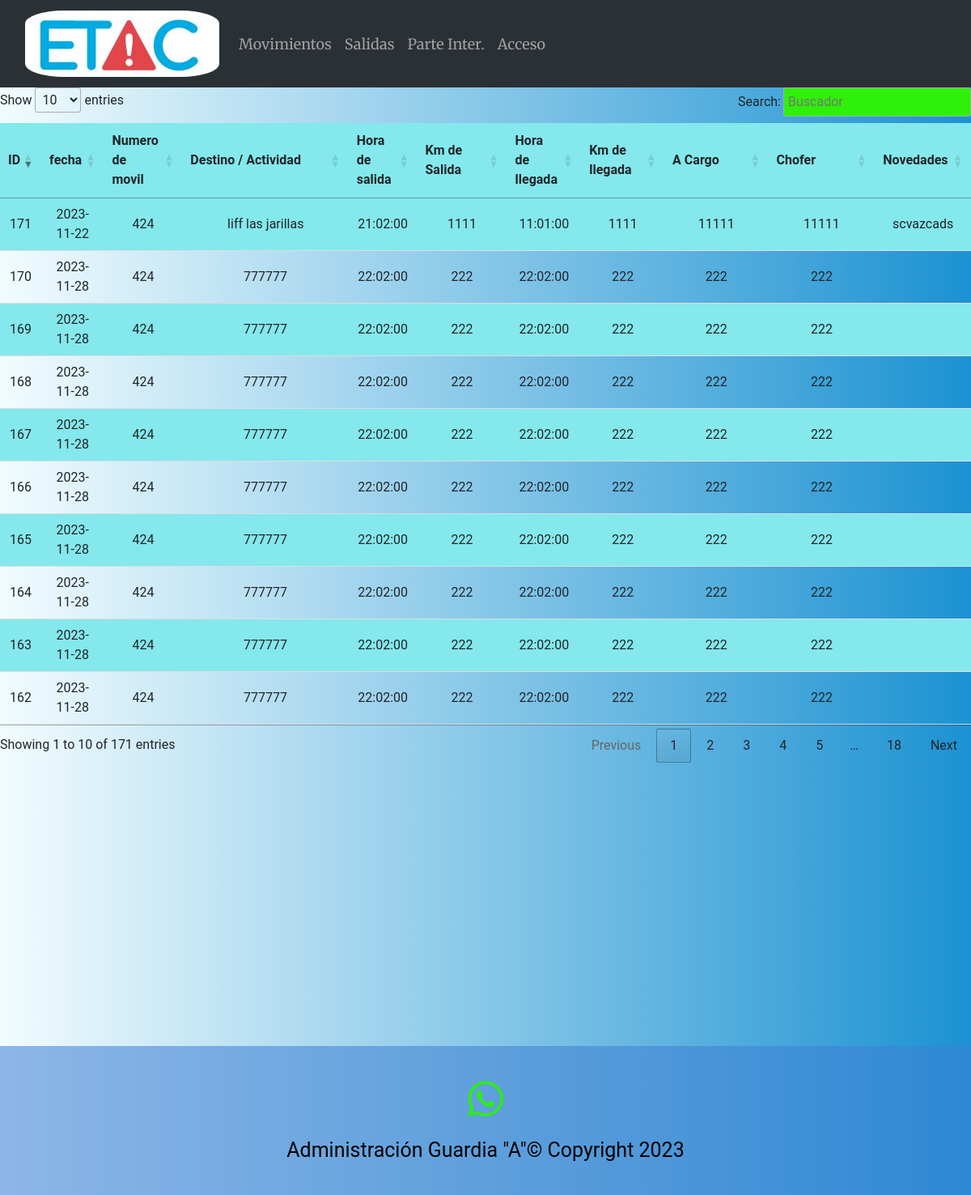
The app's page /movimientos, older data.
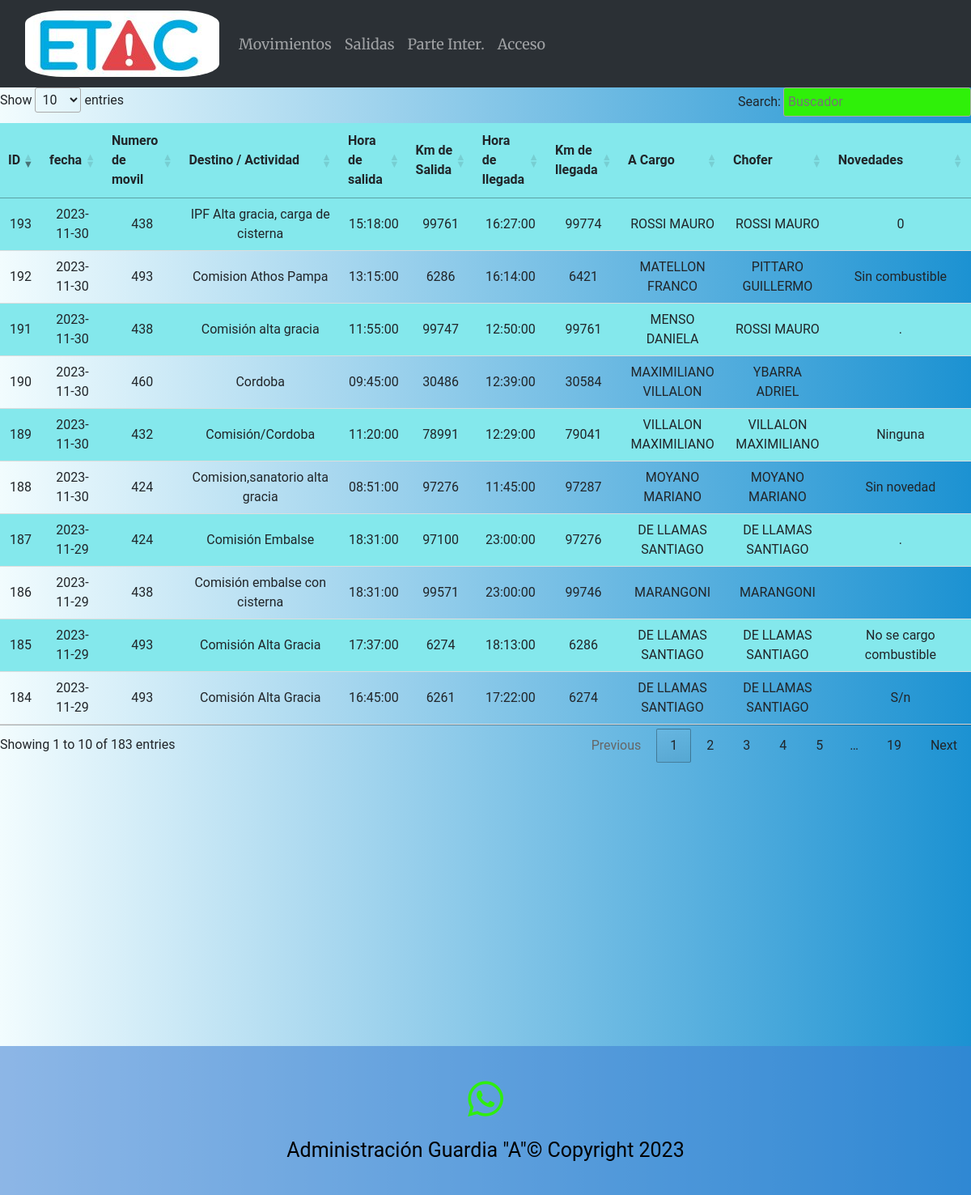
The same page, newer data.
### main.py (models this page shows)
    class Movimientos_moviles(db.Model):
        __tablename__ = 'Movimientos_moviles'  # Agrega esta línea para especificar el nombre de la tabla en la base de datos
        id_movimiento = db.Column(db.Integer, primary_key=True)
        fecha = db.Column(db.Date)
        numero_movil = db.Column(db.Integer)
        destino = db.Column(db.String(1000))
        hora_salida = db.Column(db.Time)
        km_salida = db.Column(db.Integer)
        hora_llegada = db.Column(db.Time)
        km_llegada = db.Column(db.Integer)
        a_cargo = db.Column(db.String(50))
        chofer = db.Column(db.String(50))
        novedades = db.Column(db.String(100))

### main.py (the view)
@app.route('/movimientos')
def movimientos():
    movimientos = Movimientos_moviles.query.order_by(Movimientos_moviles.id_movimiento).all()
    return render_template("movimientos.html", moviles=movimientos)

### templates/movimientos.html (shortened to what this page needs)
{% extends "base.html" %}
{% block content %}
{% if moviles %}
<table class="tabla_agentes" id="tablacarnet2" >
        <thead>
        <tr>
            <th>ID</th>
            <th>fecha</th>
            <th>Numero de movil</th>
            <th>Destino / Actividad</th>
            <th>Hora de salida</th>
            <th>Km de Salida</th>
            <th>Hora de llegada</th>
            <th>Km de llegada</th>
            <th>A Cargo</th>
            <th>Chofer</th>
            <th>Novedades</th>
        </tr>
        </thead>
    <tbody>
    {% for eco in moviles %}
    <tr>
            <td>{{ eco.id_movimiento }}</td>
            <td>{{ eco.fecha }}</td>
            <td>{{ eco.numero_movil }}</td>
            <td>{{ eco.destino }}</td>
            <td>{{ eco.hora_salida }}</td>
            <td>{{ eco.km_salida }}</td>
            <td>{{ eco.hora_llegada }}</td>
            <td>{{ eco.km_llegada }}</td>
            <td>{{ eco.a_cargo }}</td>
            <td>{{ eco.chofer }}</td>
            <td>{{ eco.novedades }}</td>
        </tr>
    {% endfor %}
    </tbody>
</table>
{% else %}
<p>No hay movimientos registrados.</p>
{% endif %}
{% endblock %}

Row changes from the older to the newer data that the page shows:
no longer on this page (row edited): Movimientos_moviles: id_movimiento "162", fecha "2023-11-28", numero_movil "424", destino "777777", hora_salida "22:02:00", km_salida "222", hora_llegada "22:02:00", km_llegada "222", a_cargo "222", chofer "222"
no longer on this page (row edited): Movimientos_moviles: id_movimiento "163", fecha "2023-11-28", numero_movil "424", destino "777777", hora_salida "22:02:00", km_salida "222", hora_llegada "22:02:00", km_llegada "222", a_cargo "222", chofer "222"
no longer on this page (row edited): Movimientos_moviles: id_movimiento "164", fecha "2023-11-28", numero_movil "424", destino "777777", hora_salida "22:02:00", km_salida "222", hora_llegada "22:02:00", km_llegada "222", a_cargo "222", chofer "222"
no longer on this page (row edited): Movimientos_moviles: id_movimiento "165", fecha "2023-11-28", numero_movil "424", destino "777777", hora_salida "22:02:00", km_salida "222", hora_llegada "22:02:00", km_llegada "222", a_cargo "222", chofer "222"
no longer on this page (row edited): Movimientos_moviles: id_movimiento "166", fecha "2023-11-28", numero_movil "424", destino "777777", hora_salida "22:02:00", km_salida "222", hora_llegada "22:02:00", km_llegada "222", a_cargo "222", chofer "222"
no longer on this page (row edited): Movimientos_moviles: id_movimiento "167", fecha "2023-11-28", numero_movil "424", destino "777777", hora_salida "22:02:00", km_salida "222", hora_llegada "22:02:00", km_llegada "222", a_cargo "222", chofer "222"
no longer on this page (row edited): Movimientos_moviles: id_movimiento "168", fecha "2023-11-28", numero_movil "424", destino "777777", hora_salida "22:02:00", km_salida "222", hora_llegada "22:02:00", km_llegada "222", a_cargo "222", chofer "222"
removed Movimientos_moviles: id_movimiento "169", fecha "2023-11-28", numero_movil "424", destino "777777", hora_salida "22:02:00", km_salida "222", hora_llegada "22:02:00", km_llegada "222", a_cargo "222", chofer "222"
no longer on this page (row edited): Movimientos_moviles: id_movimiento "170", fecha "2023-11-28", numero_movil "424", destino "777777", hora_salida "22:02:00", km_salida "222", hora_llegada "22:02:00", km_llegada "222", a_cargo "222", chofer "222"
removed Movimientos_moviles: id_movimiento "171", fecha "2023-11-22", numero_movil "424", destino "Iiff las jarillas", hora_salida "21:02:00", km_salida "1111", hora_llegada "11:01:00", km_llegada "1111", a_cargo "11111", chofer "11111", novedades "scvazcads"
added Movimientos_moviles: id_movimiento "184", fecha "2023-11-29", numero_movil "493", destino "Comisión Alta Gracia", hora_salida "16:45:00", km_salida "6261", hora_llegada "17:22:00", km_llegada "6274", a_cargo "DE LLAMAS SANTIAGO", chofer "DE LLAMAS SANTIAGO", novedades "S/n"
added Movimientos_moviles: id_movimiento "185", fecha "2023-11-29", numero_movil "493", destino "Comisión Alta Gracia", hora_salida "17:37:00", km_salida "6274", hora_llegada "18:13:00", km_llegada "6286", a_cargo "DE LLAMAS SANTIAGO", chofer "DE LLAMAS SANTIAGO", novedades "No se cargo combustible"
added Movimientos_moviles: id_movimiento "186", fecha "2023-11-29", numero_movil "438", destino "Comisión embalse con cisterna", hora_salida "18:31:00", km_salida "99571", hora_llegada "23:00:00", km_llegada "99746", a_cargo "MARANGONI", chofer "MARANGONI"
added Movimientos_moviles: id_movimiento "187", fecha "2023-11-29", numero_movil "424", destino "Comisión Embalse", hora_salida "18:31:00", km_salida "97100", hora_llegada "23:00:00", km_llegada "97276", a_cargo "DE LLAMAS SANTIAGO", chofer "DE LLAMAS SANTIAGO", novedades "."
added Movimientos_moviles: id_movimiento "188", fecha "2023-11-30", numero_movil "424", destino "Comision,sanatorio alta gracia", hora_salida "08:51:00", km_salida "97276", hora_llegada "11:45:00", km_llegada "97287", a_cargo "MOYANO MARIANO", chofer "MOYANO MARIANO", novedades "Sin novedad"
added Movimientos_moviles: id_movimiento "189", fecha "2023-11-30", numero_movil "432", destino "Comisión/Cordoba", hora_salida "11:20:00", km_salida "78991", hora_llegada "12:29:00", km_llegada "79041", a_cargo "VILLALON MAXIMILIANO", chofer "VILLALON MAXIMILIANO", novedades "Ninguna"
added Movimientos_moviles: id_movimiento "190", fecha "2023-11-30", numero_movil "460", destino "Cordoba", hora_salida "09:45:00", km_salida "30486", hora_llegada "12:39:00", km_llegada "30584", a_cargo "MAXIMILIANO VILLALON", chofer "YBARRA ADRIEL"
added Movimientos_moviles: id_movimiento "191", fecha "2023-11-30", numero_movil "438", destino "Comisión alta gracia", hora_salida "11:55:00", km_salida "99747", hora_llegada "12:50:00", km_llegada "99761", a_cargo "MENSO DANIELA", chofer "ROSSI MAURO", novedades "."
added Movimientos_moviles: id_movimiento "192", fecha "2023-11-30", numero_movil "493", destino "Comision Athos Pampa", hora_salida "13:15:00", km_salida "6286", hora_llegada "16:14:00", km_llegada "6421", a_cargo "MATELLON FRANCO", chofer "PITTARO GUILLERMO", novedades "Sin combustible"
added Movimientos_moviles: id_movimiento "193", fecha "2023-11-30", numero_movil "438", destino "IPF Alta gracia, carga de cisterna", hora_salida "15:18:00", km_salida "99761", hora_llegada "16:27:00", km_llegada "99774", a_cargo "ROSSI MAURO", chofer "ROSSI MAURO", novedades "0"
Text that changed along with them:
text written by a page script: "Show entries Search: Showing 1 to 10 of 171 entries Previous 1 2 3 4 5 … 18 Next" → "Show entries Search: Showing 1 to 10 of 183 entries Previous 1 2 3 4 5 … 19 Next"
